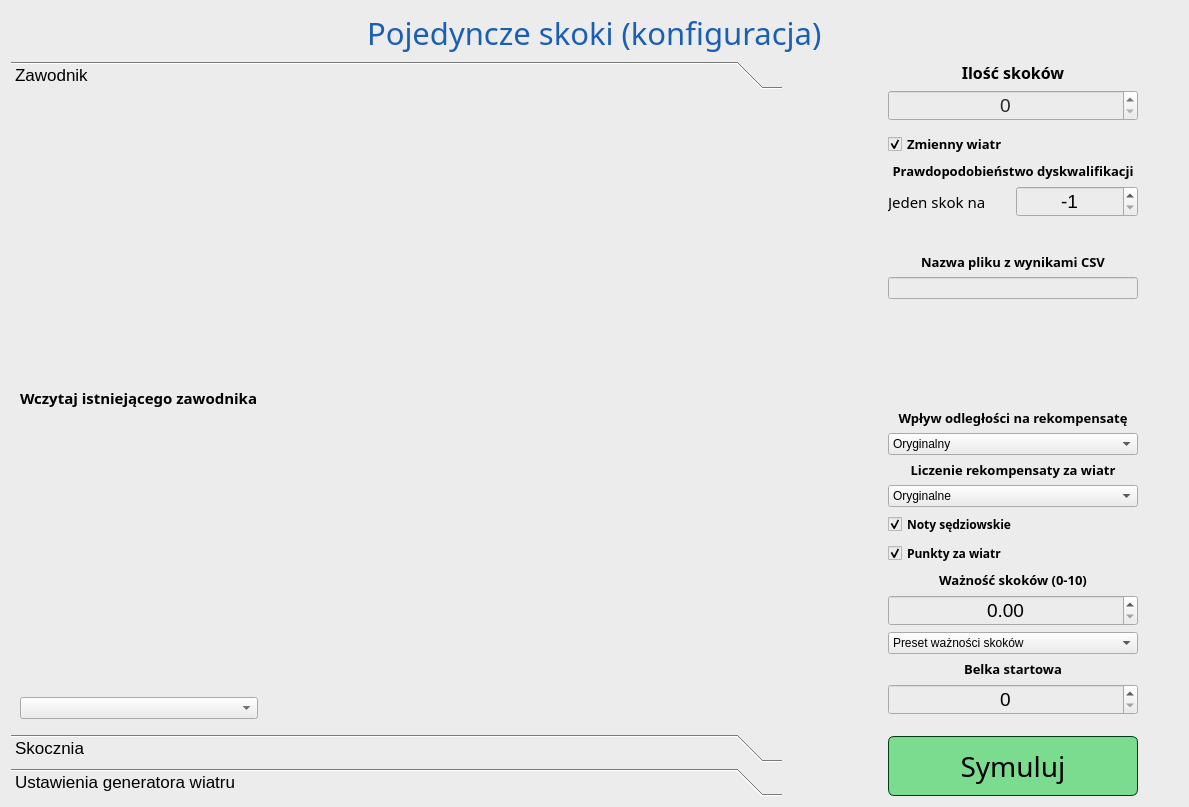
<?xml version="1.0" encoding="UTF-8"?>
<ui version="4.0">
 <class>SingleJumpsConfigWindow</class>
 <widget class="QDialog" name="SingleJumpsConfigWindow">
  <property name="geometry">
   <rect>
    <x>0</x>
    <y>0</y>
    <width>1189</width>
    <height>807</height>
   </rect>
  </property>
  <property name="sizePolicy">
   <sizepolicy hsizetype="Minimum" vsizetype="Minimum">
    <horstretch>0</horstretch>
    <verstretch>0</verstretch>
   </sizepolicy>
  </property>
  <property name="windowTitle">
   <string>Konfiguracja pojedynczych skoków</string>
  </property>
  <property name="toolTip">
   <string/>
  </property>
  <property name="statusTip">
   <string/>
  </property>
  <property name="whatsThis">
   <string/>
  </property>
  <property name="accessibleName">
   <string/>
  </property>
  <property name="accessibleDescription">
   <string/>
  </property>
  <property name="styleSheet">
   <string notr="true">background-color: rgb(236, 236, 236);</string>
  </property>
  <layout class="QVBoxLayout" name="verticalLayout_10">
   <item>
    <layout class="QHBoxLayout" name="horizontalLayout_title">
     <item>
      <spacer name="horizontalSpacer_titleLeft">
       <property name="orientation">
        <enum>Qt::Horizontal</enum>
       </property>
       <property name="sizeHint" stdset="0">
        <size>
         <width>40</width>
         <height>20</height>
        </size>
       </property>
      </spacer>
     </item>
     <item>
      <widget class="QLabel" name="label_title">
       <property name="font">
        <font>
         <family>Quicksand Medium</family>
         <pointsize>23</pointsize>
         <bold>false</bold>
        </font>
       </property>
       <property name="styleSheet">
        <string notr="true">QLabel{
color: rgb(26, 95, 180);
}</string>
       </property>
       <property name="text">
        <string>Pojedyncze skoki (konfiguracja)</string>
       </property>
      </widget>
     </item>
     <item>
      <spacer name="horizontalSpacer_titleRight">
       <property name="orientation">
        <enum>Qt::Horizontal</enum>
       </property>
       <property name="sizeHint" stdset="0">
        <size>
         <width>40</width>
         <height>20</height>
        </size>
       </property>
      </spacer>
     </item>
    </layout>
   </item>
   <item>
    <layout class="QHBoxLayout" name="horizontalLayout_underTitle">
     <item>
      <widget class="QToolBox" name="toolBox">
       <property name="font">
        <font>
         <pointsize>13</pointsize>
        </font>
       </property>
       <property name="styleSheet">
        <string notr="true">QToolBox::tab{
	color: rgb(0, 0, 0);
}</string>
       </property>
       <property name="currentIndex">
        <number>0</number>
       </property>
       <widget class="QWidget" name="page_jumper">
        <property name="geometry">
         <rect>
          <x>0</x>
          <y>0</y>
          <width>757</width>
          <height>632</height>
         </rect>
        </property>
        <attribute name="label">
         <string>Zawodnik</string>
        </attribute>
        <layout class="QVBoxLayout" name="verticalLayout_2">
         <item>
          <layout class="QHBoxLayout" name="horizontalLayout">
           <item>
            <layout class="QVBoxLayout" name="verticalLayout_jumperContent">
             <item>
              <layout class="QVBoxLayout" name="verticalLayout_existingJumper">
               <item>
                <widget class="QLabel" name="label_existingJumper">
                 <property name="font">
                  <font>
                   <family>Quicksand Medium</family>
                   <pointsize>11</pointsize>
                   <bold>true</bold>
                  </font>
                 </property>
                 <property name="styleSheet">
                  <string notr="true">color: black;</string>
                 </property>
                 <property name="text">
                  <string>Wczytaj istniejącego zawodnika</string>
                 </property>
                </widget>
               </item>
               <item>
                <widget class="QComboBox" name="comboBox_existingJumper">
                 <property name="styleSheet">
                  <string notr="true">color: rgb(36, 36, 36)</string>
                 </property>
                </widget>
               </item>
              </layout>
             </item>
            </layout>
           </item>
           <item>
            <spacer name="horizontalSpacer_2">
             <property name="orientation">
              <enum>Qt::Horizontal</enum>
             </property>
             <property name="sizeHint" stdset="0">
              <size>
               <width>40</width>
               <height>20</height>
              </size>
             </property>
            </spacer>
           </item>
          </layout>
         </item>
        </layout>
       </widget>
       <widget class="QWidget" name="page_hill">
        <property name="geometry">
         <rect>
          <x>0</x>
          <y>0</y>
          <width>757</width>
          <height>632</height>
         </rect>
        </property>
        <attribute name="label">
         <string>Skocznia</string>
        </attribute>
        <layout class="QHBoxLayout" name="horizontalLayout_3">
         <item>
          <layout class="QHBoxLayout" name="horizontalLayout_2">
           <item>
            <layout class="QVBoxLayout" name="verticalLayout_hillContent">
             <item>
              <layout class="QVBoxLayout" name="verticalLayout_existingHill">
               <item>
                <widget class="QLabel" name="label_existingHill">
                 <property name="font">
                  <font>
                   <family>Quicksand Medium</family>
                   <pointsize>11</pointsize>
                   <bold>true</bold>
                  </font>
                 </property>
                 <property name="styleSheet">
                  <string notr="true">color: black;</string>
                 </property>
                 <property name="text">
                  <string>Wczytaj istniejącą skocznię</string>
                 </property>
                </widget>
               </item>
               <item>
                <widget class="QComboBox" name="comboBox_existingHill">
                 <property name="styleSheet">
                  <string notr="true">color: rgb(36, 36, 36)</string>
                 </property>
                </widget>
               </item>
              </layout>
             </item>
            </layout>
           </item>
           <item>
            <spacer name="horizontalSpacer_3">
             <property name="orientation">
              <enum>Qt::Horizontal</enum>
             </property>
             <property name="sizeHint" stdset="0">
              <size>
               <width>40</width>
               <height>20</height>
              </size>
             </property>
            </spacer>
           </item>
          </layout>
         </item>
        </layout>
       </widget>
       <widget class="QWidget" name="page_windsGeneratorSettings">
        <property name="geometry">
         <rect>
          <x>0</x>
          <y>0</y>
          <width>757</width>
          <height>632</height>
         </rect>
        </property>
        <attribute name="label">
         <string>Ustawienia generatora wiatru</string>
        </attribute>
        <layout class="QVBoxLayout" name="verticalLayout_4">
         <item>
          <layout class="QVBoxLayout" name="verticalLayout_windsGeneratorSettings"/>
         </item>
        </layout>
       </widget>
      </widget>
     </item>
     <item>
      <spacer name="horizontalSpacer">
       <property name="orientation">
        <enum>Qt::Horizontal</enum>
       </property>
       <property name="sizeType">
        <enum>QSizePolicy::Maximum</enum>
       </property>
       <property name="sizeHint" stdset="0">
        <size>
         <width>100</width>
         <height>20</height>
        </size>
       </property>
      </spacer>
     </item>
     <item>
      <layout class="QVBoxLayout" name="verticalLayout_singleJumpsSettings">
       <item>
        <layout class="QVBoxLayout" name="verticalLayout_5">
         <item>
          <widget class="QLabel" name="label_jumpsCount">
           <property name="sizePolicy">
            <sizepolicy hsizetype="Minimum" vsizetype="Minimum">
             <horstretch>0</horstretch>
             <verstretch>0</verstretch>
            </sizepolicy>
           </property>
           <property name="font">
            <font>
             <family>Quicksand Medium</family>
             <pointsize>12</pointsize>
             <bold>true</bold>
            </font>
           </property>
           <property name="styleSheet">
            <string notr="true">color: black;</string>
           </property>
           <property name="text">
            <string>Ilość skoków</string>
           </property>
           <property name="alignment">
            <set>Qt::AlignCenter</set>
           </property>
          </widget>
         </item>
         <item>
          <widget class="QSpinBox" name="spinBox_jumpsCount">
           <property name="sizePolicy">
            <sizepolicy hsizetype="Minimum" vsizetype="Minimum">
             <horstretch>0</horstretch>
             <verstretch>0</verstretch>
            </sizepolicy>
           </property>
           <property name="font">
            <font>
             <pointsize>14</pointsize>
             <bold>false</bold>
            </font>
           </property>
           <property name="styleSheet">
            <string notr="true">color: rgb(40, 40, 40);</string>
           </property>
           <property name="alignment">
            <set>Qt::AlignCenter</set>
           </property>
           <property name="maximum">
            <number>100000</number>
           </property>
          </widget>
         </item>
        </layout>
       </item>
       <item>
        <spacer name="verticalSpacer_3">
         <property name="orientation">
          <enum>Qt::Vertical</enum>
         </property>
         <property name="sizeType">
          <enum>QSizePolicy::Maximum</enum>
         </property>
         <property name="sizeHint" stdset="0">
          <size>
           <width>20</width>
           <height>5</height>
          </size>
         </property>
        </spacer>
       </item>
       <item>
        <widget class="QCheckBox" name="checkBox_changeableWind">
         <property name="sizePolicy">
          <sizepolicy hsizetype="Minimum" vsizetype="Minimum">
           <horstretch>0</horstretch>
           <verstretch>0</verstretch>
          </sizepolicy>
         </property>
         <property name="font">
          <font>
           <family>Quicksand</family>
           <pointsize>10</pointsize>
           <bold>true</bold>
          </font>
         </property>
         <property name="toolTip">
          <string>&lt;html&gt;&lt;head/&gt;&lt;body&gt;&lt;p&gt;&lt;span style=&quot; font-weight:700;&quot;&gt;Jeśli zmienny wiatr jest wyłączony, to przy każym skoku będzie wiatr z ustawień generatora wiatru licząc tylko bazowy kierunek i siłę wiatru.&lt;/span&gt;&lt;/p&gt;&lt;/body&gt;&lt;/html&gt;</string>
         </property>
         <property name="statusTip">
          <string/>
         </property>
         <property name="whatsThis">
          <string/>
         </property>
         <property name="styleSheet">
          <string notr="true">color: rgb(30, 30, 30);
QCheckBox::indicator{
width: 40px;
height: 30px;
}</string>
         </property>
         <property name="text">
          <string>Zmienny wiatr</string>
         </property>
         <property name="checked">
          <bool>true</bool>
         </property>
        </widget>
       </item>
       <item>
        <layout class="QVBoxLayout" name="verticalLayout_9">
         <item>
          <widget class="QLabel" name="label_4">
           <property name="sizePolicy">
            <sizepolicy hsizetype="Minimum" vsizetype="Minimum">
             <horstretch>0</horstretch>
             <verstretch>0</verstretch>
            </sizepolicy>
           </property>
           <property name="font">
            <font>
             <family>Quicksand</family>
             <pointsize>10</pointsize>
             <bold>true</bold>
            </font>
           </property>
           <property name="styleSheet">
            <string notr="true">color: black;</string>
           </property>
           <property name="text">
            <string>Prawdopodobieństwo dyskwalifikacji</string>
           </property>
           <property name="alignment">
            <set>Qt::AlignCenter</set>
           </property>
          </widget>
         </item>
         <item>
          <layout class="QHBoxLayout" name="horizontalLayout_4">
           <item>
            <widget class="QLabel" name="label_5">
             <property name="font">
              <font>
               <family>Quicksand Medium</family>
               <pointsize>11</pointsize>
               <bold>false</bold>
              </font>
             </property>
             <property name="styleSheet">
              <string notr="true">color: black;</string>
             </property>
             <property name="text">
              <string>Jeden skok na</string>
             </property>
            </widget>
           </item>
           <item>
            <widget class="QSpinBox" name="spinBox_dsqProbability">
             <property name="sizePolicy">
              <sizepolicy hsizetype="Minimum" vsizetype="Minimum">
               <horstretch>0</horstretch>
               <verstretch>0</verstretch>
              </sizepolicy>
             </property>
             <property name="font">
              <font>
               <pointsize>14</pointsize>
              </font>
             </property>
             <property name="styleSheet">
              <string notr="true">color: black;</string>
             </property>
             <property name="alignment">
              <set>Qt::AlignCenter</set>
             </property>
             <property name="minimum">
              <number>-1</number>
             </property>
             <property name="maximum">
              <number>10000000</number>
             </property>
             <property name="value">
              <number>-1</number>
             </property>
            </widget>
           </item>
          </layout>
         </item>
        </layout>
       </item>
       <item>
        <spacer name="verticalSpacer_4">
         <property name="orientation">
          <enum>Qt::Vertical</enum>
         </property>
         <property name="sizeType">
          <enum>QSizePolicy::Maximum</enum>
         </property>
         <property name="sizeHint" stdset="0">
          <size>
           <width>20</width>
           <height>30</height>
          </size>
         </property>
        </spacer>
       </item>
       <item>
        <layout class="QVBoxLayout" name="verticalLayout">
         <item>
          <widget class="QLabel" name="label_resultsFileName">
           <property name="sizePolicy">
            <sizepolicy hsizetype="Minimum" vsizetype="Minimum">
             <horstretch>0</horstretch>
             <verstretch>0</verstretch>
            </sizepolicy>
           </property>
           <property name="font">
            <font>
             <family>Quicksand</family>
             <pointsize>10</pointsize>
             <bold>true</bold>
            </font>
           </property>
           <property name="styleSheet">
            <string notr="true">color: black;</string>
           </property>
           <property name="text">
            <string>Nazwa pliku z wynikami CSV</string>
           </property>
           <property name="alignment">
            <set>Qt::AlignCenter</set>
           </property>
          </widget>
         </item>
         <item>
          <widget class="QLineEdit" name="lineEdit_csvFile">
           <property name="sizePolicy">
            <sizepolicy hsizetype="Minimum" vsizetype="Minimum">
             <horstretch>0</horstretch>
             <verstretch>0</verstretch>
            </sizepolicy>
           </property>
           <property name="styleSheet">
            <string notr="true">QLineEdit{color: black;
}
QLineEdit::placeholder{color: rgb(135, 135, 135);
}</string>
           </property>
           <property name="maxLength">
            <number>50</number>
           </property>
           <property name="dragEnabled">
            <bool>false</bool>
           </property>
           <property name="placeholderText">
            <string/>
           </property>
          </widget>
         </item>
        </layout>
       </item>
       <item>
        <spacer name="verticalSpacer_6">
         <property name="orientation">
          <enum>Qt::Vertical</enum>
         </property>
         <property name="sizeHint" stdset="0">
          <size>
           <width>20</width>
           <height>40</height>
          </size>
         </property>
        </spacer>
       </item>
       <item>
        <layout class="QVBoxLayout" name="verticalLayout_6">
         <item>
          <layout class="QVBoxLayout" name="verticalLayout_7">
           <item>
            <widget class="QLabel" name="label_3">
             <property name="sizePolicy">
              <sizepolicy hsizetype="Minimum" vsizetype="Minimum">
               <horstretch>0</horstretch>
               <verstretch>0</verstretch>
              </sizepolicy>
             </property>
             <property name="font">
              <font>
               <family>Quicksand</family>
               <pointsize>10</pointsize>
               <bold>true</bold>
              </font>
             </property>
             <property name="styleSheet">
              <string notr="true">color: black;</string>
             </property>
             <property name="text">
              <string>Wpływ odległości na rekompensatę</string>
             </property>
             <property name="alignment">
              <set>Qt::AlignCenter</set>
             </property>
            </widget>
           </item>
           <item>
            <widget class="QComboBox" name="comboBox_windCompensationDistanceEffect">
             <property name="sizePolicy">
              <sizepolicy hsizetype="Minimum" vsizetype="Minimum">
               <horstretch>0</horstretch>
               <verstretch>0</verstretch>
              </sizepolicy>
             </property>
             <property name="maximumSize">
              <size>
               <width>250</width>
               <height>16777215</height>
              </size>
             </property>
             <property name="font">
              <font>
               <pointsize>9</pointsize>
              </font>
             </property>
             <property name="toolTip">
              <string>&lt;html&gt;&lt;head/&gt;&lt;body&gt;&lt;p&gt;- W opcji &amp;quot;Oryginalny&amp;quot; jeżeli skoczek wyląduje przed czujnikiem wiatru koło 75% punktu K, żaden czujnik powyżej tej odległości się nie wlicza. - - Opcja &amp;quot;Pełny&amp;quot; nie ogranicza się do 75% punktu K, tylko działa na każdej odległości.&lt;/p&gt;&lt;p&gt;- &amp;quot;Wyłączony&amp;quot; w ogóle nie posiada takiej funkcjonalności.&lt;/p&gt;&lt;/body&gt;&lt;/html&gt;</string>
             </property>
             <property name="styleSheet">
              <string notr="true">color: black;</string>
             </property>
             <property name="currentIndex">
              <number>1</number>
             </property>
             <property name="maxCount">
              <number>100</number>
             </property>
             <item>
              <property name="text">
               <string>Wyłączony</string>
              </property>
             </item>
             <item>
              <property name="text">
               <string>Oryginalny</string>
              </property>
             </item>
             <item>
              <property name="text">
               <string>Pełny</string>
              </property>
             </item>
            </widget>
           </item>
          </layout>
         </item>
         <item>
          <widget class="QLabel" name="label_2">
           <property name="sizePolicy">
            <sizepolicy hsizetype="Minimum" vsizetype="Minimum">
             <horstretch>0</horstretch>
             <verstretch>0</verstretch>
            </sizepolicy>
           </property>
           <property name="font">
            <font>
             <family>Quicksand</family>
             <pointsize>10</pointsize>
             <bold>true</bold>
            </font>
           </property>
           <property name="styleSheet">
            <string notr="true">color: black;</string>
           </property>
           <property name="text">
            <string>Liczenie rekompensaty za wiatr</string>
           </property>
           <property name="alignment">
            <set>Qt::AlignCenter</set>
           </property>
          </widget>
         </item>
         <item>
          <widget class="QComboBox" name="comboBox_windAverageCalculatingType">
           <property name="sizePolicy">
            <sizepolicy hsizetype="Minimum" vsizetype="Minimum">
             <horstretch>0</horstretch>
             <verstretch>0</verstretch>
            </sizepolicy>
           </property>
           <property name="maximumSize">
            <size>
             <width>250</width>
             <height>16777215</height>
            </size>
           </property>
           <property name="font">
            <font>
             <pointsize>9</pointsize>
            </font>
           </property>
           <property name="toolTip">
            <string>&lt;html&gt;&lt;head/&gt;&lt;body&gt;&lt;p&gt;- &amp;quot;Oryginalne&amp;quot; uważa wiatr boczno-przedni lub boczno-tylni za stuprocentowo wiatr przedni-tylni.&lt;/p&gt;&lt;p&gt;- &amp;quot;Ulepszone&amp;quot; mnoży rekompensatę za wiatr boczno-przedni/tylni przez 0.5.&lt;/p&gt;&lt;/body&gt;&lt;/html&gt;</string>
           </property>
           <property name="styleSheet">
            <string notr="true">color: black;</string>
           </property>
           <property name="maxCount">
            <number>100</number>
           </property>
           <item>
            <property name="text">
             <string>Oryginalne</string>
            </property>
           </item>
           <item>
            <property name="text">
             <string>Ulepszone (Zmniejszony wpływ bocznego wiatru na wysokość rekompensaty)</string>
            </property>
           </item>
          </widget>
         </item>
        </layout>
       </item>
       <item>
        <layout class="QVBoxLayout" name="verticalLayout_3">
         <item>
          <widget class="QCheckBox" name="checkBox_hasJudges">
           <property name="sizePolicy">
            <sizepolicy hsizetype="Minimum" vsizetype="Minimum">
             <horstretch>0</horstretch>
             <verstretch>0</verstretch>
            </sizepolicy>
           </property>
           <property name="font">
            <font>
             <family>Quicksand</family>
             <pointsize>9</pointsize>
             <bold>true</bold>
            </font>
           </property>
           <property name="toolTip">
            <string>&lt;html&gt;&lt;head/&gt;&lt;body&gt;&lt;p&gt;&lt;span style=&quot; font-weight:700;&quot;&gt;Jeśli zmienny wiatr jest wyłączony, to przy każym skoku będzie wiatr z ustawień generatora wiatru licząc tylko bazowy kierunek i siłę wiatru.&lt;/span&gt;&lt;/p&gt;&lt;/body&gt;&lt;/html&gt;</string>
           </property>
           <property name="statusTip">
            <string/>
           </property>
           <property name="whatsThis">
            <string/>
           </property>
           <property name="styleSheet">
            <string notr="true">color: rgb(30, 30, 30);
QCheckBox::indicator{
width: 40px;
height: 30px;
}</string>
           </property>
           <property name="text">
            <string>Noty sędziowskie</string>
           </property>
           <property name="checked">
            <bool>true</bool>
           </property>
          </widget>
         </item>
         <item>
          <widget class="QCheckBox" name="checkBox_hasWindCompensation">
           <property name="sizePolicy">
            <sizepolicy hsizetype="Minimum" vsizetype="Minimum">
             <horstretch>0</horstretch>
             <verstretch>0</verstretch>
            </sizepolicy>
           </property>
           <property name="font">
            <font>
             <family>Quicksand</family>
             <pointsize>9</pointsize>
             <bold>true</bold>
            </font>
           </property>
           <property name="toolTip">
            <string>&lt;html&gt;&lt;head/&gt;&lt;body&gt;&lt;p&gt;&lt;span style=&quot; font-weight:700;&quot;&gt;Jeśli zmienny wiatr jest wyłączony, to przy każym skoku będzie wiatr z ustawień generatora wiatru licząc tylko bazowy kierunek i siłę wiatru.&lt;/span&gt;&lt;/p&gt;&lt;/body&gt;&lt;/html&gt;</string>
           </property>
           <property name="statusTip">
            <string/>
           </property>
           <property name="whatsThis">
            <string/>
           </property>
           <property name="styleSheet">
            <string notr="true">color: rgb(30, 30, 30);
QCheckBox::indicator{
width: 40px;
height: 30px;
}</string>
           </property>
           <property name="text">
            <string>Punkty za wiatr</string>
           </property>
           <property name="checked">
            <bool>true</bool>
           </property>
          </widget>
         </item>
         <item>
          <widget class="QLabel" name="label_6">
           <property name="font">
            <font>
             <family>Quicksand</family>
             <pointsize>10</pointsize>
             <bold>true</bold>
            </font>
           </property>
           <property name="styleSheet">
            <string notr="true">color: black;</string>
           </property>
           <property name="text">
            <string>Ważność skoków (0-10)</string>
           </property>
           <property name="alignment">
            <set>Qt::AlignCenter</set>
           </property>
          </widget>
         </item>
         <item>
          <widget class="QDoubleSpinBox" name="doubleSpinBox_jumpsImportance">
           <property name="font">
            <font>
             <pointsize>14</pointsize>
            </font>
           </property>
           <property name="styleSheet">
            <string notr="true">color: black;</string>
           </property>
           <property name="alignment">
            <set>Qt::AlignCenter</set>
           </property>
          </widget>
         </item>
         <item>
          <widget class="QComboBox" name="comboBox_jumpsImportancePreset">
           <property name="styleSheet">
            <string notr="true">color: black;</string>
           </property>
           <item>
            <property name="text">
             <string>Preset ważności skoków</string>
            </property>
           </item>
          </widget>
         </item>
         <item>
          <widget class="QLabel" name="label">
           <property name="sizePolicy">
            <sizepolicy hsizetype="Minimum" vsizetype="Minimum">
             <horstretch>0</horstretch>
             <verstretch>0</verstretch>
            </sizepolicy>
           </property>
           <property name="font">
            <font>
             <family>Quicksand</family>
             <pointsize>10</pointsize>
             <bold>true</bold>
            </font>
           </property>
           <property name="styleSheet">
            <string notr="true">color: black;</string>
           </property>
           <property name="text">
            <string>Belka startowa</string>
           </property>
           <property name="alignment">
            <set>Qt::AlignCenter</set>
           </property>
          </widget>
         </item>
         <item>
          <widget class="QSpinBox" name="spinBox_gate">
           <property name="sizePolicy">
            <sizepolicy hsizetype="Minimum" vsizetype="Minimum">
             <horstretch>0</horstretch>
             <verstretch>0</verstretch>
            </sizepolicy>
           </property>
           <property name="font">
            <font>
             <pointsize>14</pointsize>
            </font>
           </property>
           <property name="styleSheet">
            <string notr="true">color: black;</string>
           </property>
           <property name="alignment">
            <set>Qt::AlignCenter</set>
           </property>
          </widget>
         </item>
        </layout>
       </item>
       <item>
        <layout class="QVBoxLayout" name="verticalLayout_windsPreset"/>
       </item>
       <item>
        <spacer name="verticalSpacer_7">
         <property name="orientation">
          <enum>Qt::Vertical</enum>
         </property>
         <property name="sizeType">
          <enum>QSizePolicy::Maximum</enum>
         </property>
         <property name="sizeHint" stdset="0">
          <size>
           <width>20</width>
           <height>15</height>
          </size>
         </property>
        </spacer>
       </item>
       <item>
        <widget class="QPushButton" name="pushButton_submit">
         <property name="sizePolicy">
          <sizepolicy hsizetype="Minimum" vsizetype="Minimum">
           <horstretch>0</horstretch>
           <verstretch>0</verstretch>
          </sizepolicy>
         </property>
         <property name="minimumSize">
          <size>
           <width>250</width>
           <height>60</height>
          </size>
         </property>
         <property name="font">
          <font>
           <family>Quicksand Medium</family>
           <pointsize>21</pointsize>
          </font>
         </property>
         <property name="focusPolicy">
          <enum>Qt::StrongFocus</enum>
         </property>
         <property name="styleSheet">
          <string notr="true">QPushButton{
border: 1px solid rgb(0, 59, 23);
border-radius: 6px;
color: rgb(0, 0, 0);
background-color: rgb(123, 220, 144);
}
QPushButton:hover{
background-color: rgb(153, 253, 174);
}</string>
         </property>
         <property name="text">
          <string>Symuluj</string>
         </property>
        </widget>
       </item>
      </layout>
     </item>
     <item>
      <spacer name="horizontalSpacer_4">
       <property name="orientation">
        <enum>Qt::Horizontal</enum>
       </property>
       <property name="sizeType">
        <enum>QSizePolicy::Maximum</enum>
       </property>
       <property name="sizeHint" stdset="0">
        <size>
         <width>40</width>
         <height>20</height>
        </size>
       </property>
      </spacer>
     </item>
    </layout>
   </item>
  </layout>
 </widget>
 <resources/>
 <connections/>
</ui>
